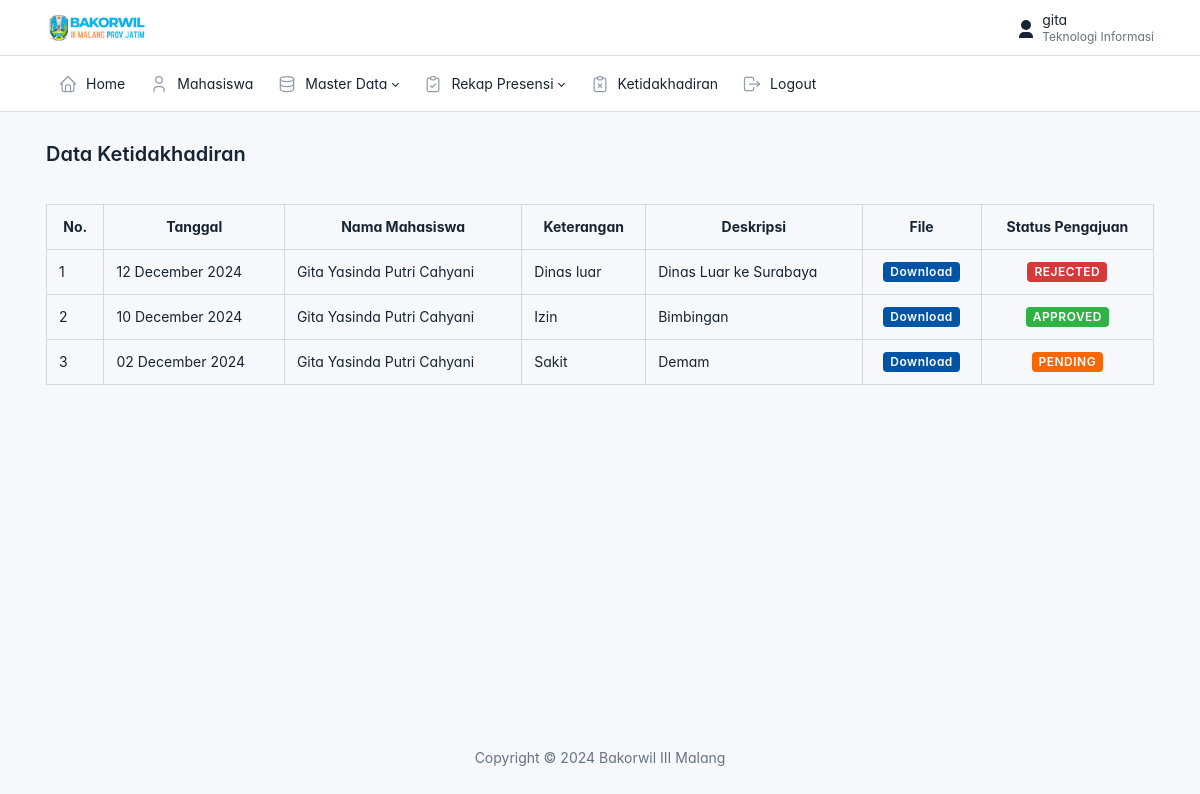
Page /admin/data_ketidakhadiran/ketidakhadiran.php (signed in) on the committed database.
### tables this page shows
CREATE TABLE `ketidakhadiran` (
  `id` int(11) NOT NULL,
  `id_mahasiswa` int(11) NOT NULL,
  `keterangan` varchar(225) NOT NULL,
  `tanggal` date NOT NULL,
  `deskripsi` varchar(225) NOT NULL,
  `file` varchar(225) NOT NULL,
  `status_pengajuan` varchar(20) NOT NULL
);

CREATE TABLE `mahasiswa` (
  `id` int(11) NOT NULL,
  `kode` varchar(225) NOT NULL,
  `nama` varchar(225) NOT NULL,
  `jenis_kelamin` varchar(50) NOT NULL,
  `no_handphone` varchar(20) NOT NULL,
  `jurusan` varchar(225) NOT NULL,
  `bidang` varchar(225) NOT NULL,
  `lokasi_presensi` varchar(225) NOT NULL
);

### config.php (called while the page is built, shortened)
<?php
function base_url($url = null)
{
    $base_url = 'http://localhost/presensi';
    if($url != null) {
        return $base_url . '/'.$url;
    } else {
        return $base_url;
    }
}

### admin/data_ketidakhadiran/ketidakhadiran.php (the view, shortened to what this page needs)
<?php
include('../layout/header.php');
require_once('../../config.php');
$result = mysqli_query($connection, "
    SELECT
        ketidakhadiran.id,
        ketidakhadiran.tanggal,
        ketidakhadiran.keterangan,
        ketidakhadiran.deskripsi,
        ketidakhadiran.file,
        ketidakhadiran.status_pengajuan,
        mahasiswa.nama AS nama_mahasiswa
    FROM ketidakhadiran
    JOIN mahasiswa ON ketidakhadiran.id_mahasiswa = mahasiswa.id
    ORDER BY ketidakhadiran.id DESC
");
?>
<div class="page-body">
    <div class="container-xl">
    <table class="table table-bordered mt-2">
        <tr class="text-center">
            <th>No.</th>
            <th>Tanggal</th>
            <th>Nama Mahasiswa</th>
            <th>Keterangan</th>
            <th>Deskripsi</th>
            <th>File</th>
            <th>Status Pengajuan</th>
        </tr>
        <?php if (mysqli_num_rows($result) == 0) : ?>
            <tr>
                <td colspan="7">Data ketidakhadiran masih kosong</td>
            </tr>
        <?php else : ?>
            <?php $no = 1; ?>
            <?php while ($data = mysqli_fetch_array($result)) : ?>
                <tr>
                    <td><?= $no++ ?></td>
                    <td><?= date('d F Y', strtotime($data['tanggal'])) ?></td>
                    <td><?= $data['nama_mahasiswa'] ?></td>
                    <td><?= $data['keterangan'] ?></td>
                    <td><?= $data['deskripsi'] ?></td>
                    <td class="text-center">
                        <a target="_blank" href="<?= base_url('assets/file_ketidakhadiran/'.$data['file'])?>" class="badge bg-primary">Download</a>
                    </td>
                    <td class="text-center">
                        <?php
                        $status_class = [
                            'PENDING' => 'bg-warning',
                            'REJECTED' => 'bg-danger',
                            'APPROVED' => 'bg-success',
                        ];
                        ?>
                        <a class="badge <?= $status_class[$data['status_pengajuan']] ?>" href="<?= base_url('admin/data_ketidakhadiran/detail.php?id='.$data['id']) ?>">
                            <?= $data['status_pengajuan'] ?>
                        </a>
                    </td>
                </tr>
            <?php endwhile; ?>
        <?php endif; ?>
    </table>
    </div>
</div>
<?php include('../layout/footer.php'); ?>

### admin/layout/header.php (style rules this page uses)
:root { --tblr-font-sans-serif: 'Inter Var', -apple-system, BlinkMacSystemFont, San Francisco, Segoe UI, Roboto, Helvetica Neue, sans-serif; }
body { font-feature-settings: "cv03", "cv04", "cv11"; }

### rows in the picture
ketidakhadiran: tanggal "12 December 2024", id_mahasiswa.nama "Gita Yasinda Putri Cahyani", keterangan "Dinas luar", deskripsi "Dinas Luar ke Surabaya", status_pengajuan "REJECTED"
ketidakhadiran: tanggal "10 December 2024", id_mahasiswa.nama "Gita Yasinda Putri Cahyani", keterangan "Izin", deskripsi "Bimbingan", status_pengajuan "APPROVED"
ketidakhadiran: tanggal "02 December 2024", id_mahasiswa.nama "Gita Yasinda Putri Cahyani", keterangan "Sakit", deskripsi "Demam", status_pengajuan "PENDING"

### other values in the picture
$_SESSION['nama'] "gita"
$_SESSION['jurusan'] "Teknologi Informasi"
$judul "Data Ketidakhadiran"
